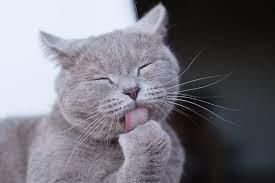
#> input picture dataset/cats/cat_100.jpg, 275 x 183 px; its folder holds only this picture in this run
$ python train_model.py
#> lines starting #> are read from the running program, lines starting #| are printed output that depends on the picture
import os
import numpy as np
from sklearn.ensemble import RandomForestClassifier
from sklearn.model_selection import train_test_split
from sklearn.metrics import classification_report, confusion_matrix
import joblib
from PIL import Image
import matplotlib.pyplot as plt
import seaborn as sns

def extract_features(image_path):
#> called with image_path = 'dataset/cats/cat_100.jpg'
    try:
        image = Image.open(image_path).convert('RGB').resize((64, 64))
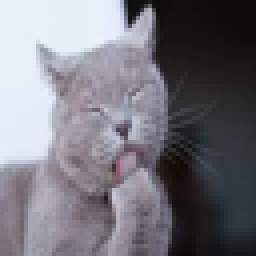
#> image: PIL image 64x64 RGB (shown 4 times larger); mean R, G, B 118.4, 116.4, 125
        return np.array(image).flatten()
    except:
        return None

X, y = [], []
for folder_name, label in [('cats', 'cat'), ('dogs', 'dog')]:
    folder = os.path.join('dataset', folder_name)
    for file in os.listdir(folder):
        path = os.path.join(folder, file)
        features = extract_features(path)
#> features = 12288 values, max 253 at index 1619, min 8 at index 767, mean 119.9
        if features is not None:
            X.append(features)
            y.append(label)
#> pass 2 of the loop `for folder_name, label in [('cats', 'cat'), ('dogs', 'dog')]:`:
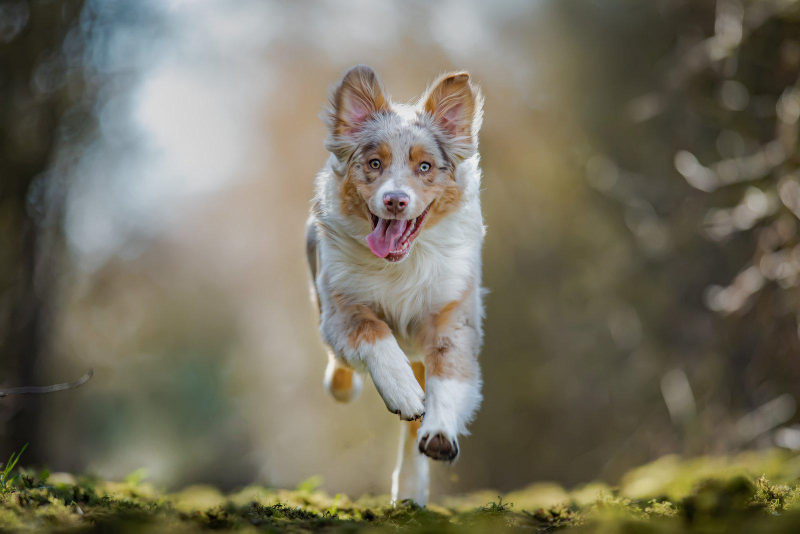
#> input picture dataset/dogs/dog_0.jpg, 1600 x 1067 px (shown at 1/2 size)
#> in extract_features (call 2), `image = Image.open(image_path).convert('RGB').resize((64, 64))`:
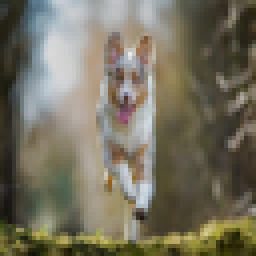
#> image: PIL image 64x64 RGB (shown 4 times larger); mean R, G, B 117.3, 112.6, 95.7
#> features = 12288 values, max 235 at index 2594, min 1 at index 11315, mean 108.5

X = np.array(X)
y = np.array(y)

X_train, X_test, y_train, y_test = train_test_split(X, y, test_size=0.2, random_state=42)

model = RandomForestClassifier(n_estimators=100, random_state=42)
model.fit(X_train, y_train)

joblib.dump(model, 'model.pkl')
print("✅ Model saved as model.pkl")

y_pred = model.predict(X_test)
print(classification_report(y_test, y_pred))
#|               precision    recall  f1-score   support
#|          cat       0.00      0.00      0.00       0.0
#|          dog       0.00      0.00      0.00       1.0
#|     accuracy                           0.00       1.0
#|    macro avg       0.00      0.00      0.00       1.0
#| weighted avg       0.00      0.00      0.00       1.0

# Confusion Matrix Plot
cm = confusion_matrix(y_test, y_pred, labels=['cat', 'dog'])
#> cm = [[0, 0], [1, 0]]
sns.heatmap(cm, annot=True, fmt='d', cmap='Blues', xticklabels=['cat', 'dog'], yticklabels=['cat', 'dog'])
plt.xlabel('Predicted')
plt.ylabel('Actual')
plt.title('Confusion Matrix')
plt.savefig('static/confusion_matrix.png')
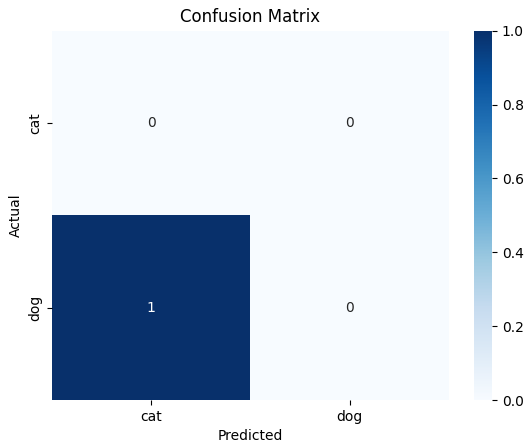
#> figure drawn by matplotlib, 2 panels
print("🖼️ Confusion matrix saved to static/confusion_matrix.png")
